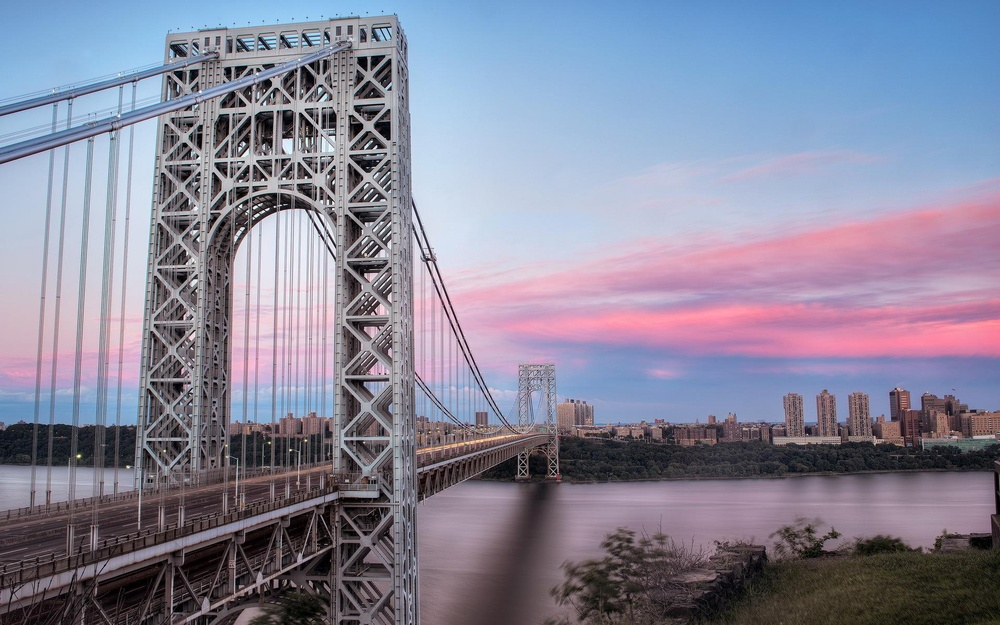
#> input picture img/origin.jpeg, 1000 x 625 px, shrunk from 1920 x 1200 before the run
$ python example3.py   (older library calls are emulated)
#> lines starting #> are read from the running program, lines starting #| are printed output that depends on the picture; after the words box and inside, x2 and y2 are one past the last pixel; in counts of white or black regions, pixels touching at a corner belong together
from cv2 import cv2 as cv2
import numpy as np
import matplotlib.pyplot as plt

# 读取图像
img = cv2.imread('../img/origin.jpeg')
#> img is the input picture: shape (625, 1000, 3); mean B, G, R 153.7, 133.8, 134.8
lenna_img = cv2.cvtColor(img, cv2.COLOR_BGR2RGB)

# 灰度化处理图像
grayImage = cv2.cvtColor(img, cv2.COLOR_BGR2GRAY)
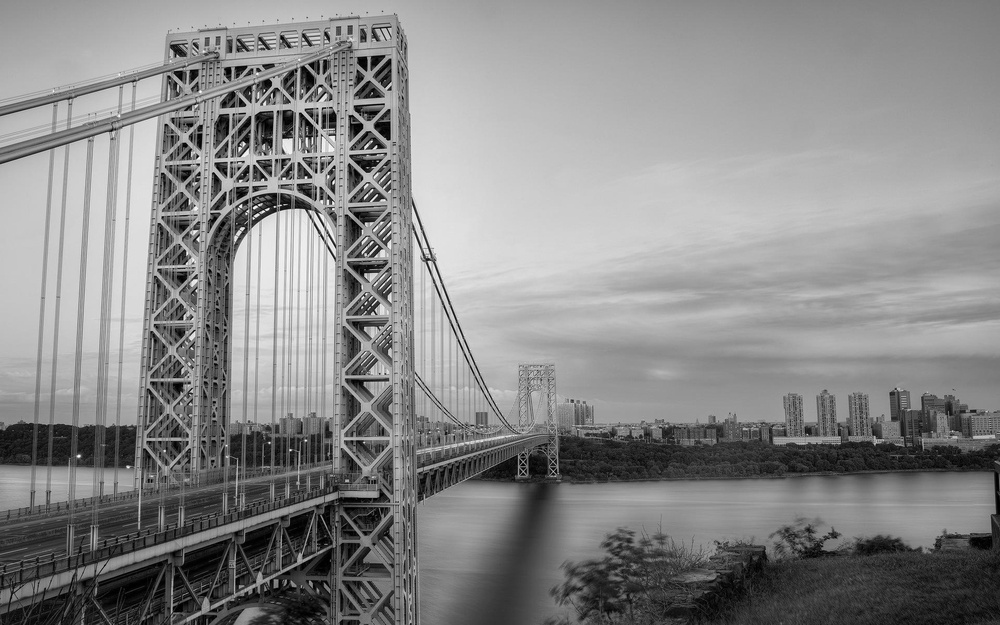
#> grayImage: shape (625, 1000); min 0, max 255, mean 136.4

# 高斯滤波
gaussianBlur = cv2.GaussianBlur(grayImage, (3, 3), 0)

# 阈值处理
ret, binary = cv2.threshold(gaussianBlur, 127, 255, cv2.THRESH_BINARY)
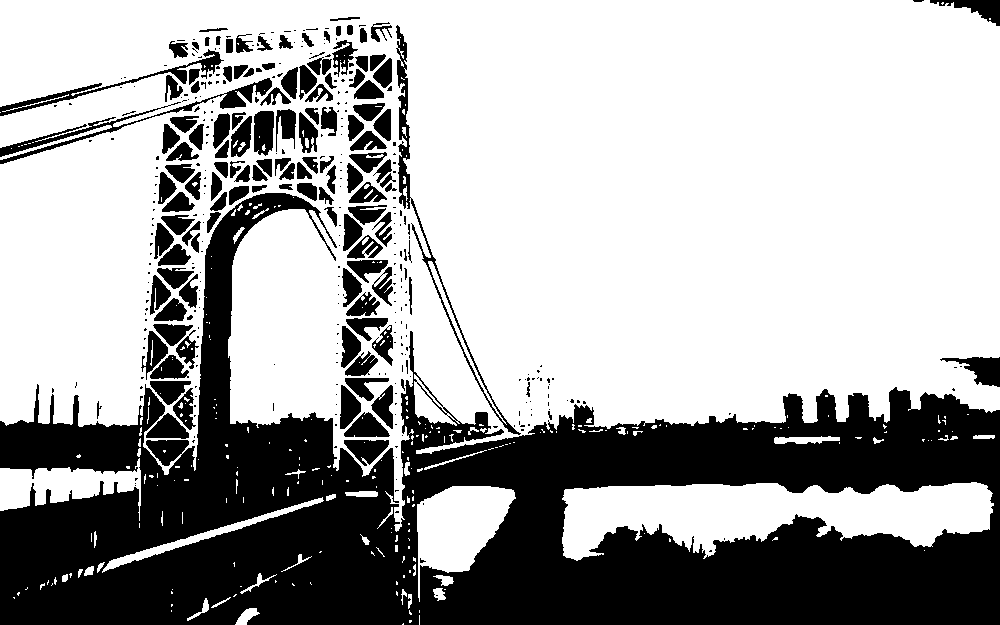
#> binary: shape (625, 1000); 65.6% white; 398 black regions (265 under 20 px), largest, box (x1, y1, x2, y2) and area: (0, 193, 1000, 625) 174025, (396, 25, 521, 435) 2357, (0, 78, 272, 164) 2249

# Roberts算子
kernelx = np.array([[-1, 0], [0, 1]], dtype=int)
kernely = np.array([[0, -1], [1, 0]], dtype=int)
x = cv2.filter2D(binary, cv2.CV_16S, kernelx)
y = cv2.filter2D(binary, cv2.CV_16S, kernely)
absX = cv2.convertScaleAbs(x)
#> absX: shape (625, 1000); 4.1% white in thin lines or dots
absY = cv2.convertScaleAbs(y)
#> absY: shape (625, 1000); 3.7% white in thin lines or dots
Roberts = cv2.addWeighted(absX, 0.5, absY, 0.5, 0)
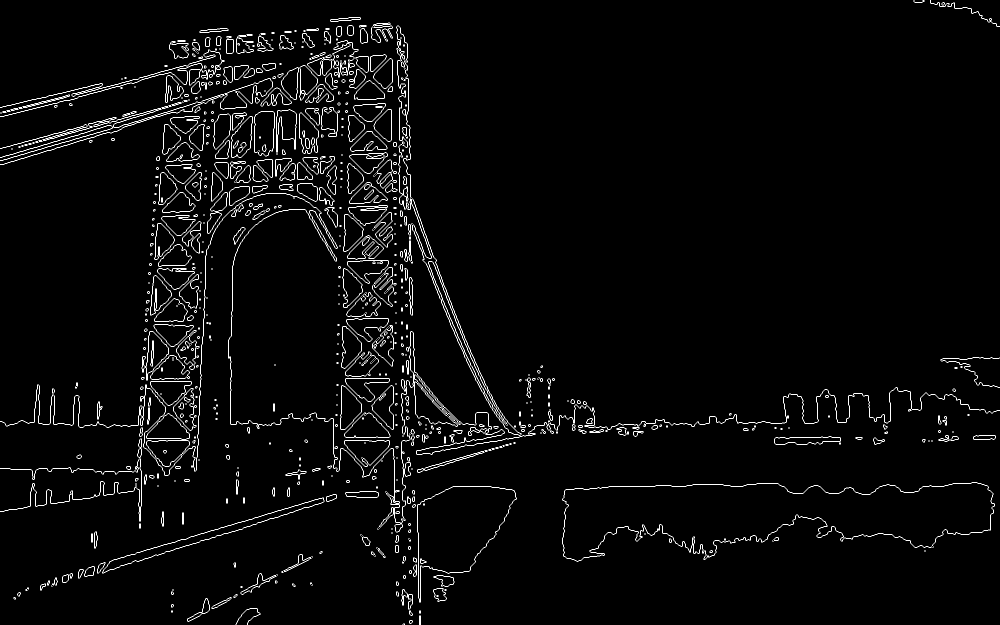
#> Roberts: shape (625, 1000); min 0, max 255, mean 9.9

# Prewitt算子
kernelx = np.array([[1, 1, 1], [0, 0, 0], [-1, -1, -1]], dtype=int)
kernely = np.array([[-1, 0, 1], [-1, 0, 1], [-1, 0, 1]], dtype=int)
x = cv2.filter2D(binary, cv2.CV_16S, kernelx)
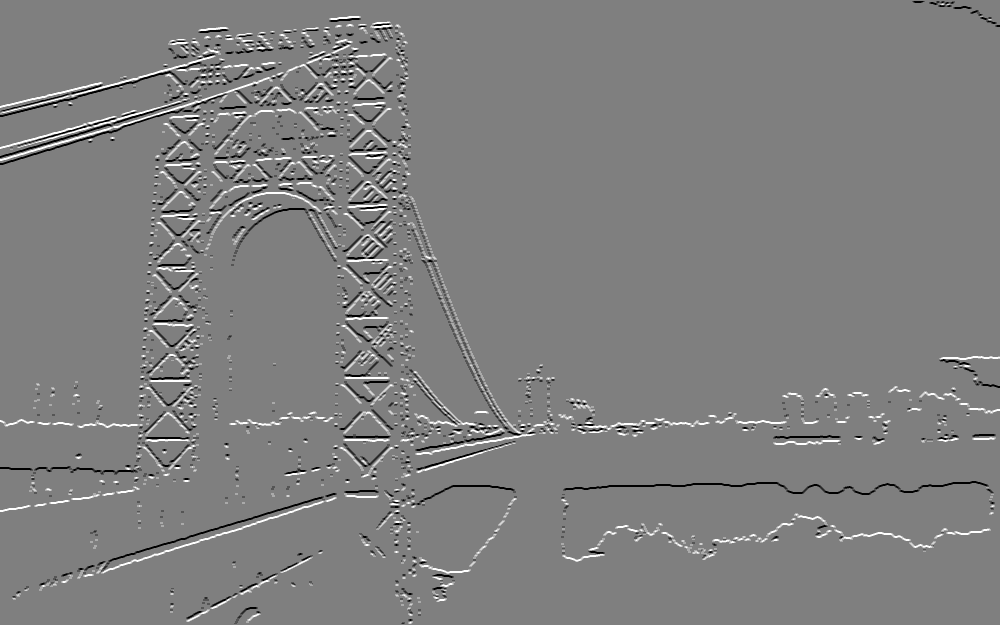
#> x: shape (625, 1000) int16; min -765, max 765, mean 2.2; drawn with min black and max white
y = cv2.filter2D(binary, cv2.CV_16S, kernely)
absX = cv2.convertScaleAbs(x)
#> absX: shape (625, 1000); 8.1% white in thin lines or dots
absY = cv2.convertScaleAbs(y)
#> absY: shape (625, 1000); 8.2% white in thin lines or dots
Prewitt = cv2.addWeighted(absX, 0.5, absY, 0.5, 0)

# Sobel算子
x = cv2.Sobel(binary, cv2.CV_16S, 1, 0)
y = cv2.Sobel(binary, cv2.CV_16S, 0, 1)
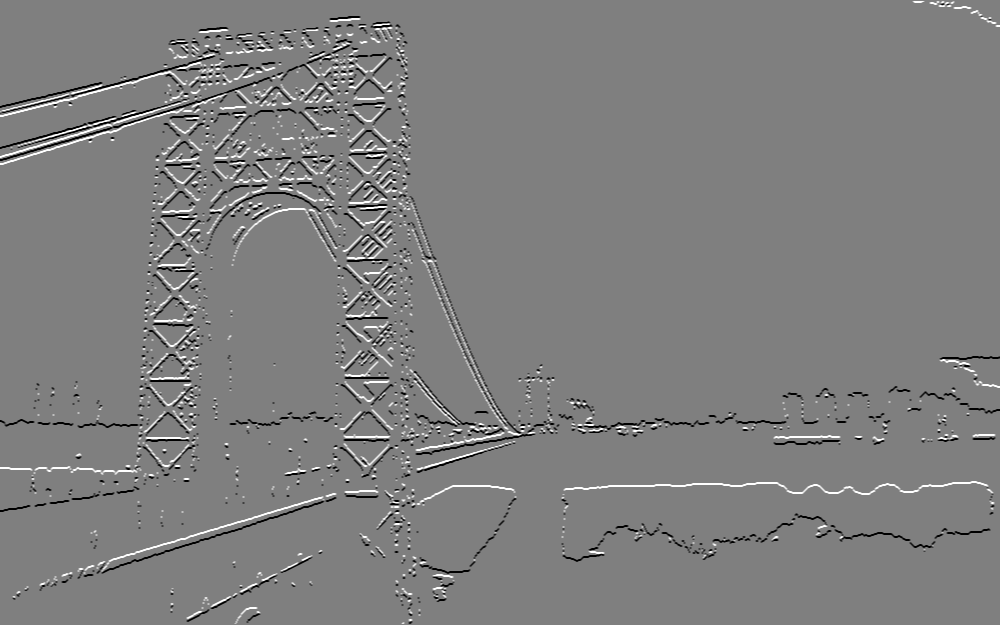
#> y: shape (625, 1000) int16; min -1020, max 1020, mean -3; drawn with min black and max white
absX = cv2.convertScaleAbs(x)
#> absX: shape (625, 1000); 8.3% white in thin lines or dots
absY = cv2.convertScaleAbs(y)
#> absY: shape (625, 1000); 8.2% white in thin lines or dots
Sobel = cv2.addWeighted(absX, 0.5, absY, 0.5, 0)

# 拉普拉斯算法
dst = cv2.Laplacian(binary, cv2.CV_16S, ksize=3)
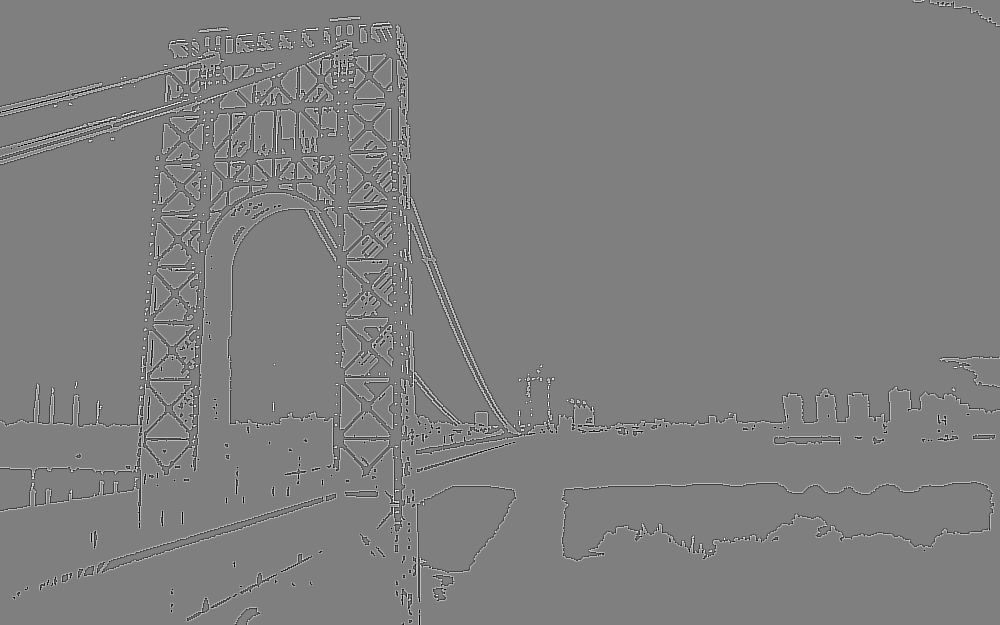
#> dst: shape (625, 1000) int16; min -2040, max 2040, mean 0; drawn with min black and max white
Laplacian = cv2.convertScaleAbs(dst)
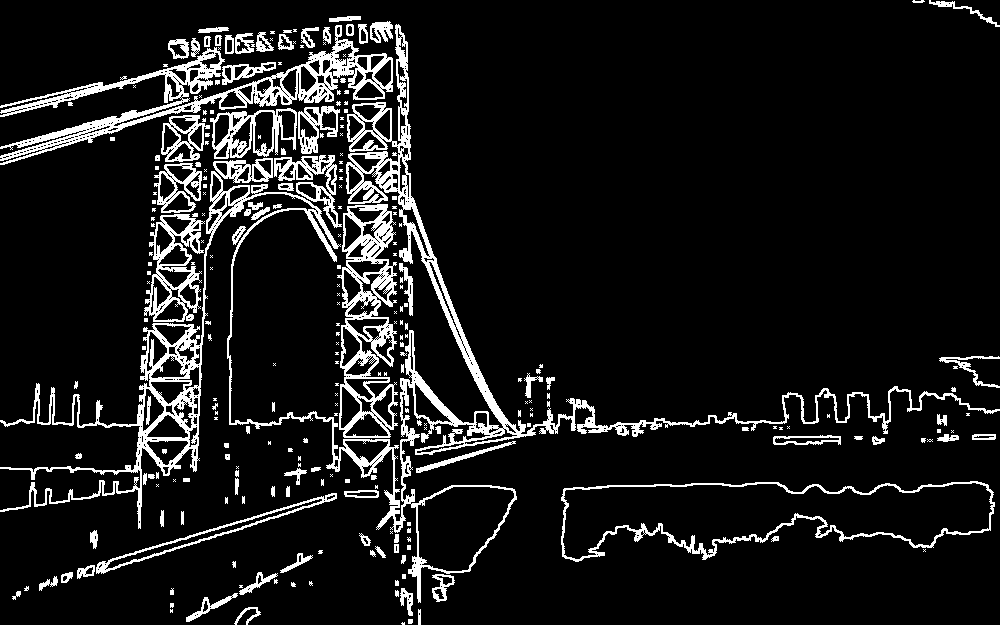
#> Laplacian: shape (625, 1000); 9.8% white; 259 white regions (145 under 20 px), largest, box (x1, y1, x2, y2) and area: (0, 24, 1000, 603) 23503, (0, 25, 393, 165) 8519, (337, 204, 398, 438) 5414

# 效果图
titles = ['Source Image', 'Binary Image', 'Roberts Image',
          'Prewitt Image', 'Sobel Image', 'Laplacian Image']
images = [lenna_img, binary, Roberts, Prewitt, Sobel, Laplacian]
for i in np.arange(6):
    plt.subplot(2, 3, i + 1), plt.imshow(images[i], 'gray')
    plt.title(titles[i])
    plt.xticks([]), plt.yticks([])
plt.show()
